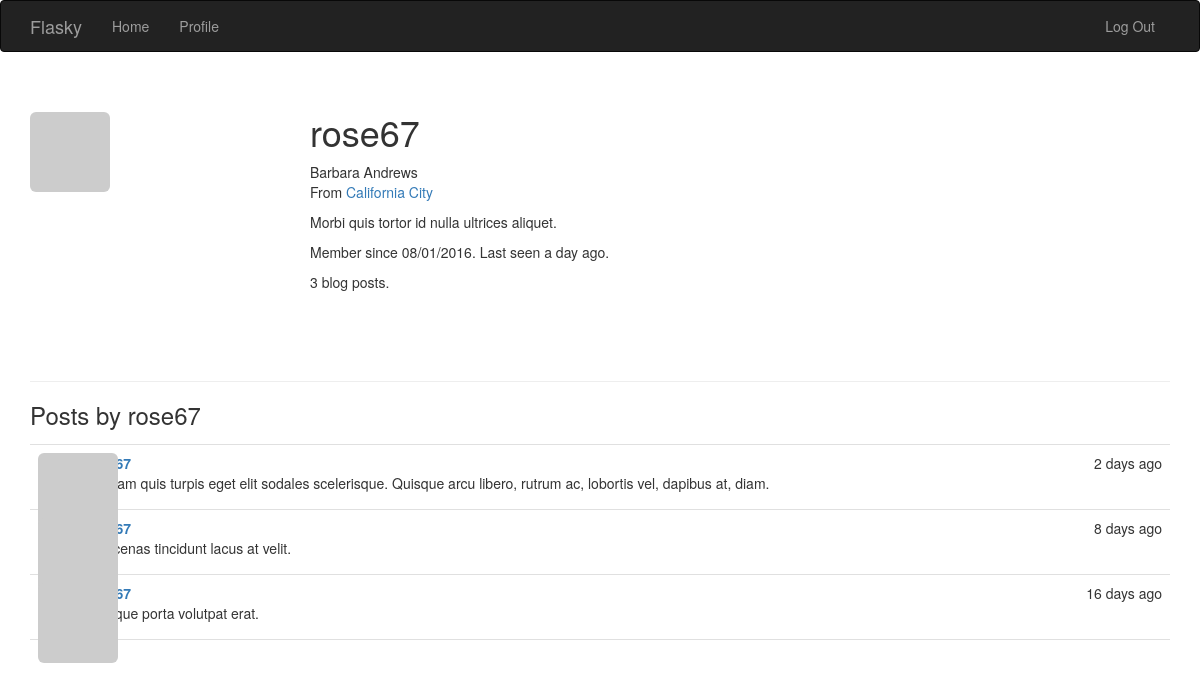
/user/rose67 (signed in), run on the app's committed database.
### app/models.py (models this page shows, shortened)
class User(UserMixin, db.Model):
    __tablename__ = 'users'
    id = db.Column(db.Integer, primary_key=True)
    email = db.Column(db.String(64), unique=True, index=True)
    username = db.Column(db.String(64), unique=True, index=True)
    password_hash = db.Column(db.String(128))
    role_id = db.Column(db.Integer, db.ForeignKey('roles.id'))
    password_hash = db.Column(db.String(128))
    confirmed = db.Column(db.Boolean, default=False)
    name = db.Column(db.String(64))
    location = db.Column(db.String(64))
    about_me = db.Column(db.Text())
    member_since = db.Column(db.DateTime(), default=datetime.utcnow)
    last_seen = db.Column(db.DateTime(), default=datetime.utcnow)
    posts = db.relationship('Post', backref='author', lazy='dynamic')
    def can(self, permissions):
        return self.role is not None and \
               (self.role.permissions & permissions) == permissions
    def is_administrator(self):
        return self.can(Permission.ADMINISTER)
    @property
    def password(self):
        raise AttributeError('password is not readable attribute')
    def ping(self):
        self.last_seen = datetime.utcnow()
        db.session.add(self)
    def gravatar(self, size=100, default='identicon', rating='g'):
        if request.is_secure:
            url = 'https://secure.gravatar.com/avatar'
        else:
            url = 'http://www.gravatar.com/avatar'
        hash = hashlib.md5(self.email.encode('utf-8')).hexdigest()
        return '{url}/{hash}?s={size}&d={default}&r={rating}'.format(
            url=url, hash=hash, size=size, default=default, rating=rating)

class Post(db.Model):
    __tablename__ = 'posts'
    id = db.Column(db.Integer, primary_key=True)
    body = db.Column(db.Text)
    timestamp = db.Column(db.DateTime, index=True, default=datetime.utcnow)
    author_id = db.Column(db.Integer, db.ForeignKey('users.id'))

### app/main/views.py (the view)
@main.route('/user/<username>')
def user(username):
    user = User.query.filter_by(username=username).first()
    if user is None:
        abort(404)
    posts = user.posts.order_by(Post.timestamp.desc()).all()
    return render_template('user.html', user=user, posts=posts)

### app/auth/views.py (called while the page is built)
@auth.before_app_request
def before_request():
    if current_user.is_authenticated:
        current_user.ping()
        if not current_user.confirmed \
        and request.endpoint[:5] != 'auth.':
            return redirect(url_for('auth.unconfirmed'))

### app/main/__init__.py (called while the page is built)
@main.app_context_processor
def inject_permissions():
    return dict(Permission=Permission)

### app/models.py (called while the page is built)
@login_manager.user_loader
def load_user(user_id):
    return User.query.get(int(user_id))

### app/templates/user.html (shortened to what this page needs)
{% extends "base.html" %}
{% block page_content %}
<div class="page-header">
    <img class="img-rounded profile-thumbnail" src="{{ user.gravatar(size=256) }}">
    <div class="profile-header">
        <h1>{{ user.username }}</h1>
        {% if user.name or user.location %}
        <p>
            {% if user.name %}{{ user.name }}<br>{% endif %}
            {% if user.location %}
                From <a href="http://maps.google.com/?q={{ user.location }}">{{ user.location }}</a><br>
            {% endif %}
        </p>
        {% endif %}
        {% if user.about_me %}<p>{{ user.about_me }}</p>{% endif %}
        <p>Member since {{ moment(user.member_since).format('L') }}. Last seen {{ moment(user.last_seen).fromNow() }}.</p>
        <p>{{ user.posts.count() }} blog posts.</p>
    </div>
</div>
<h3>Posts by {{ user.username }}</h3>
{% include '_posts.html' %}
{% endblock %}

### app/templates/_posts.html
<ul class="posts">
    {% for post in posts %}
    <li class="post">
        <div class="post-thumbnail">
            <a href="{{ url_for('.user', username=post.author.username) }}">
                <img class="img-rounded profile-thumbnail" src="{{ post.author.gravatar(size=40) }}">
            </a>
        </div>
        <div class="post-content">
            <div class="post-date">{{ moment(post.timestamp).fromNow() }}</div>
            <div class="post-author"><a href="{{ url_for('.user', username=post.author.username) }}">{{ post.author.username }}</a></div>
            <div class="post-body">{{ post.body }}</div>
        </div>
    </li>
    {% endfor %}
</ul>

### app/static/styles.css (style rules this page uses)
.profile-thumbnail { position: absolute; }
.profile-header { min-height: 260px; margin-left: 280px; }
ul.posts { list-style-type: none; padding: 0px; margin: 16px 0px 0px 0px; border-top: 1px solid #e0e0e0; }
ul.posts li.post { padding: 8px; border-bottom: 1px solid #e0e0e0; }
div.post-date { float: right; }
div.post-author { font-weight: bold; }
div.post-thumbnail { position: absolute; }
div.post-content { margin-left: 48px; min-height: 48px; }

### data on the page
User: username "rose67", name "Barbara Andrews", location "California City", about_me "Morbi quis tortor id nulla ultrices aliquet.", member_since "08/01/2016", last_seen "a day ago"
Post: timestamp "2 days ago", body "Aliquam quis turpis eget elit sodales scelerisque. Quisque arcu libero, rutrum ac, lobortis vel, dapibus at, diam."
Post: timestamp "8 days ago", body "Maecenas tincidunt lacus at velit."
Post: timestamp "16 days ago", body "Quisque porta volutpat erat."

### other printed values
{{ user.posts.count() }} "3"
